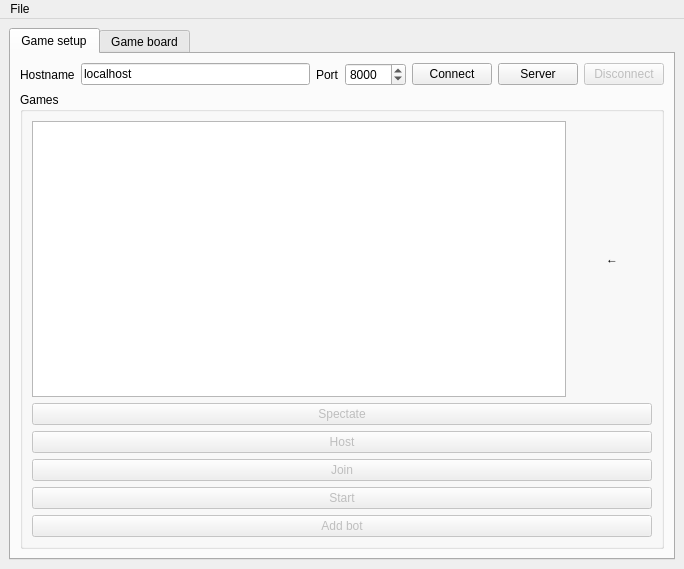
<?xml version="1.0" encoding="UTF-8"?>
<ui version="4.0">
 <class>MainWindow</class>
 <widget class="QMainWindow" name="MainWindow">
  <property name="geometry">
   <rect>
    <x>0</x>
    <y>0</y>
    <width>684</width>
    <height>569</height>
   </rect>
  </property>
  <property name="windowTitle">
   <string>Chinese Checkers</string>
  </property>
  <widget class="QWidget" name="centralwidget">
   <layout class="QVBoxLayout" name="verticalLayout_5">
    <item>
     <widget class="QTabWidget" name="tabWidget">
      <property name="currentIndex">
       <number>0</number>
      </property>
      <widget class="QWidget" name="tab">
       <attribute name="title">
        <string>Game setup</string>
       </attribute>
       <layout class="QVBoxLayout" name="verticalLayout_4">
        <item>
         <layout class="QHBoxLayout" name="horizontalLayout_3">
          <item>
           <layout class="QHBoxLayout" name="horizontalLayout">
            <item>
             <widget class="QLabel" name="label">
              <property name="text">
               <string>Hostname</string>
              </property>
              <property name="buddy">
               <cstring>txtHostname</cstring>
              </property>
             </widget>
            </item>
            <item>
             <widget class="QLineEdit" name="txtHostname">
              <property name="text">
               <string>localhost</string>
              </property>
             </widget>
            </item>
           </layout>
          </item>
          <item>
           <layout class="QHBoxLayout" name="horizontalLayout_2">
            <item>
             <widget class="QLabel" name="label_2">
              <property name="text">
               <string>Port</string>
              </property>
              <property name="buddy">
               <cstring>spinPort</cstring>
              </property>
             </widget>
            </item>
            <item>
             <widget class="QSpinBox" name="spinPort">
              <property name="minimum">
               <number>1</number>
              </property>
              <property name="maximum">
               <number>65536</number>
              </property>
              <property name="value">
               <number>8000</number>
              </property>
             </widget>
            </item>
           </layout>
          </item>
          <item>
           <widget class="QPushButton" name="cmdConnect">
            <property name="text">
             <string>Connect</string>
            </property>
           </widget>
          </item>
          <item>
           <widget class="QPushButton" name="cmdServer">
            <property name="text">
             <string>Server</string>
            </property>
           </widget>
          </item>
          <item>
           <widget class="QPushButton" name="cmdDisconnect">
            <property name="enabled">
             <bool>false</bool>
            </property>
            <property name="text">
             <string>Disconnect</string>
            </property>
           </widget>
          </item>
         </layout>
        </item>
        <item>
         <widget class="QGroupBox" name="groupBox_3">
          <property name="title">
           <string>Games</string>
          </property>
          <layout class="QVBoxLayout" name="verticalLayout_2">
           <item>
            <layout class="QHBoxLayout" name="horizontalLayout_4">
             <item>
              <widget class="QListWidget" name="lstGames"/>
             </item>
             <item>
              <widget class="QPushButton" name="refreshGames">
               <property name="text">
                <string>←</string>
               </property>
               <property name="flat">
                <bool>true</bool>
               </property>
              </widget>
             </item>
            </layout>
           </item>
           <item>
            <widget class="QPushButton" name="cmdSpectate">
             <property name="enabled">
              <bool>false</bool>
             </property>
             <property name="text">
              <string>Spectate</string>
             </property>
            </widget>
           </item>
           <item>
            <widget class="QPushButton" name="cmdHost">
             <property name="enabled">
              <bool>false</bool>
             </property>
             <property name="text">
              <string>Host</string>
             </property>
            </widget>
           </item>
           <item>
            <widget class="QPushButton" name="cmdJoin">
             <property name="enabled">
              <bool>false</bool>
             </property>
             <property name="text">
              <string>Join</string>
             </property>
            </widget>
           </item>
           <item>
            <widget class="QPushButton" name="cmdStart">
             <property name="enabled">
              <bool>false</bool>
             </property>
             <property name="text">
              <string>Start</string>
             </property>
            </widget>
           </item>
           <item>
            <widget class="QPushButton" name="cmdAddBot">
             <property name="enabled">
              <bool>false</bool>
             </property>
             <property name="text">
              <string>Add bot</string>
             </property>
            </widget>
           </item>
          </layout>
         </widget>
        </item>
       </layout>
      </widget>
      <widget class="QWidget" name="tab_2">
       <attribute name="title">
        <string>Game board</string>
       </attribute>
       <layout class="QVBoxLayout" name="verticalLayout_3">
        <item>
         <widget class="QSplitter" name="splitter">
          <property name="orientation">
           <enum>Qt::Horizontal</enum>
          </property>
          <widget class="QGroupBox" name="boardFrame">
           <property name="title">
            <string>Board</string>
           </property>
           <layout class="QHBoxLayout" name="boardLayout"/>
          </widget>
          <widget class="QGroupBox" name="groupBox_2">
           <property name="title">
            <string>Players</string>
           </property>
           <layout class="QVBoxLayout" name="verticalLayout">
            <item>
             <widget class="QListWidget" name="lstPlayers"/>
            </item>
           </layout>
          </widget>
         </widget>
        </item>
       </layout>
      </widget>
     </widget>
    </item>
   </layout>
  </widget>
  <widget class="QMenuBar" name="menubar">
   <property name="geometry">
    <rect>
     <x>0</x>
     <y>0</y>
     <width>684</width>
     <height>20</height>
    </rect>
   </property>
   <widget class="QMenu" name="menuFile">
    <property name="title">
     <string>File</string>
    </property>
    <addaction name="actionQuit"/>
   </widget>
   <addaction name="menuFile"/>
  </widget>
  <action name="actionQuit">
   <property name="text">
    <string>Quit</string>
   </property>
   <property name="shortcut">
    <string>Ctrl+Q</string>
   </property>
  </action>
 </widget>
 <resources/>
 <connections>
  <connection>
   <sender>actionQuit</sender>
   <signal>activated()</signal>
   <receiver>MainWindow</receiver>
   <slot>close()</slot>
   <hints>
    <hint type="sourcelabel">
     <x>-1</x>
     <y>-1</y>
    </hint>
    <hint type="destinationlabel">
     <x>279</x>
     <y>193</y>
    </hint>
   </hints>
  </connection>
 </connections>
 <slots>
  <slot>connect()</slot>
  <slot>socket_disconnected()</slot>
  <slot>spectate()</slot>
  <slot>join()</slot>
  <slot>host()</slot>
  <slot>start()</slot>
  <slot>get_games()</slot>
  <slot>connect_server()</slot>
 </slots>
</ui>
